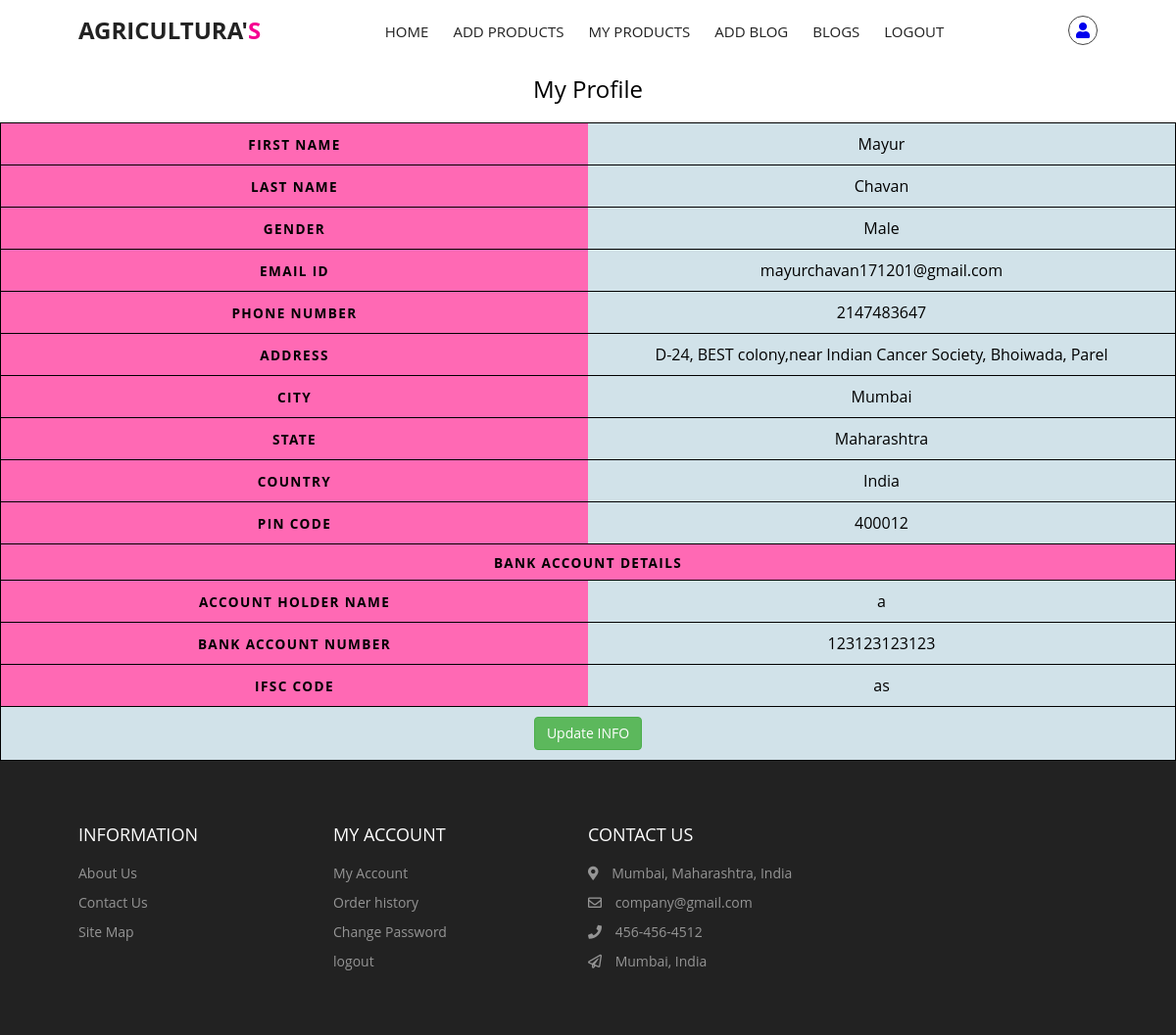
Page /retailer/myprofile.php (signed in) on the committed database.
### tables this page shows
CREATE TABLE `retailer` (
  `id` int(20) NOT NULL,
  `email` varchar(40) NOT NULL,
  `fname` varchar(20) NOT NULL,
  `lname` varchar(20) NOT NULL,
  `gender` varchar(10) NOT NULL,
  `phone` int(11) NOT NULL,
  `address` varchar(100) NOT NULL,
  `city` varchar(30) NOT NULL,
  `state` varchar(30) NOT NULL,
  `country` varchar(10) NOT NULL,
  `pin` varchar(7) NOT NULL,
  `acnum` varchar(20) NOT NULL,
  `acname` varchar(20) NOT NULL,
  `ifsc` varchar(20) NOT NULL,
  `pass` varchar(120) NOT NULL
);

### retailer/myprofile.php (the view, shortened to what this page needs)
<?php
include('../includes/dbconnection.php');
if (strlen($_SESSION['cmsaid']==0)) {
  header('location: ../includes/logout.php');
  } else{
  ?>
<html lang="en">
<head>
    <link rel="stylesheet" href="https://cdnjs.cloudflare.com/ajax/libs/font-awesome/4.7.0/css/font-awesome.min.css">
    <link rel="stylesheet" href="https://cdnjs.cloudflare.com/ajax/libs/font-awesome/5.15.1/css/all.min.css" />
    <link href="./css/styles.css" rel="stylesheet"/>
    <link href="../css/table.css" rel="stylesheet">
</head>
<body >
<?php include_once('./include/header.php');?>
<table style="background-color: var(--grey-alt);">
  <caption> My Profile </caption>
  <?php
  $ret=mysqli_query($con,"SELECT * FROM retailer  WHERE id=".$_SESSION['cmsaid']);
  $num=mysqli_num_rows($ret);
  if($num >0){
  while ($row=mysqli_fetch_array($ret)) {
  ?>
  <tr>
        <th> First Name</th>
        <td><?php echo $row["fname"];?> </td>
  </tr>
  <tr>
        <th> Last Name</th>
        <td><?php echo $row["lname"];?> </td>
  </tr>
  <tr>
        <th> Gender</th>
        <td> <?php echo $row["gender"];?></td>
  </tr>
  <tr>
        <th> Email ID</th>
        <td><?php echo $row["email"];?> </td>
  </tr>
  <tr>
        <th> Phone Number</th>
        <td><?php echo $row["phone"];?> </td>
  </tr>
  <tr>
        <th> Address</th>
        <td><?php echo $row["address"];?> </td>
  </tr>
  <tr>
        <th> City</th>
        <td><?php echo $row["city"];?> </td>
  </tr>
  <tr>
        <th> State</th>
        <td><?php echo $row["state"];?> </td>
  </tr>
  <tr>
        <th> Country</th>
        <td><?php echo $row["country"];?> </td>
  </tr>
  <tr>
        <th> Pin Code</th>
        <td><?php echo $row["pin"];?> </td>
  </tr>
  <tr>
        <th colspan=2> Bank Account Details</th>
  </tr>
  <tr>
        <th> Account Holder Name</th>
        <td><?php echo $row["acname"];?> </td>
  </tr>
  <tr>
        <th> Bank ACcount NUmber</th>
        <td><?php echo $row["acnum"];?> </td>
  </tr>
  <tr>
        <th> IFSC Code</th>
        <td><?php echo $row["ifsc"];?> </td>
  </tr>
  <tr>
        <td colspan=2><a class="btn-success btn" href="update.php">Update INFO </a> </td>
  </tr>
    <?php
}}
?>
</table>
<?php include_once('./include/footer.php');?>
</body>
</html>
<?php } ?>

### retailer/css/styles.css (style rules this page uses)
:root { --white: #fff; --black: #222; --pink: #f60091; --grey: #444; --grey2: #959595; --grey-alt: #d1e2e9; --yellow: #ffd800; --green: #59b210; }
*, *::after, *::before { margin: 0; padding: 0; box-sizing: inherit; }
html { scroll-behavior: smooth; box-sizing: border-box; font-size: 62.5%; }
body { position: relative; font-family: "Poppins", sans-serif; font-size: 1.6rem; font-weight: 400; color: var(--black); background-color: var(--white); z-index: -1; }
a, a:visited { text-decoration: none; }

### css/table.css (style rules this page uses)
body { font-family: "Open Sans", sans-serif; line-height: 1.25; }
.btn-success { display: inline-block; margin-bottom: 0; font-weight: 400; text-align: center; white-space: nowrap; vertical-align: middle; -ms-touch-action: manipulation; touch-action: manipulation; cursor: pointer; background-image: none; border: 1px solid transparent; padding: 6px 12px; font-size: 14px; line-height: 1.42857143; border-radius: 4px; -webkit-user-select: none; -moz-user-select: none; -ms-user-select: none; user-select: none; color: #fff; background-color: #5cb85c; border-color: #4cae4c; }
table { color:black; background: transparent; border: none; border: 1px solid #ccc; border-collapse: collapse; margin: 0; padding: 0; width: 100%; table-layout: fixed; }
table caption { font-size: 1.5em; margin: .5em 0 .75em; }
table tr { border: 1px solid rgb(0, 0, 0); padding: .35em; }
table th, table td { padding: .625em; text-align: center; overflow-wrap: break-word; }
table th { background-color: hotpink; font-size: .85em; letter-spacing: .1em; text-transform: uppercase; }

### rows in the picture
retailer: fname "Mayur", lname "Chavan", gender "Male", email "mayurchavan171201@gmail.com", phone "2147483647", address "D-24, BEST colony,near Indian Cancer Society, Bhoiwada, Parel", city "Mumbai", state "Maharashtra", country "India", pin "400012", acname "a", acnum "123123123123", ifsc "as"
